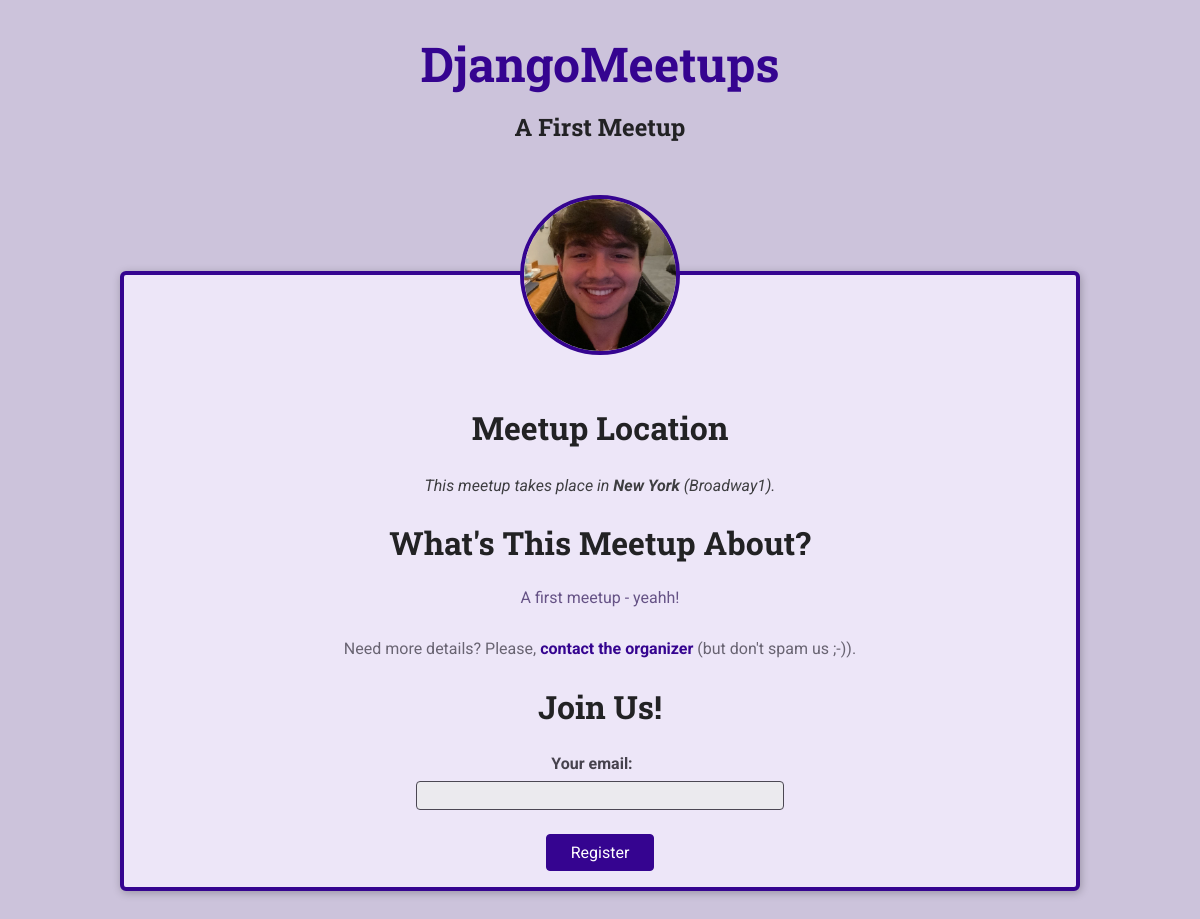
Page /meetups/a-first-meetup on the earlier database version.
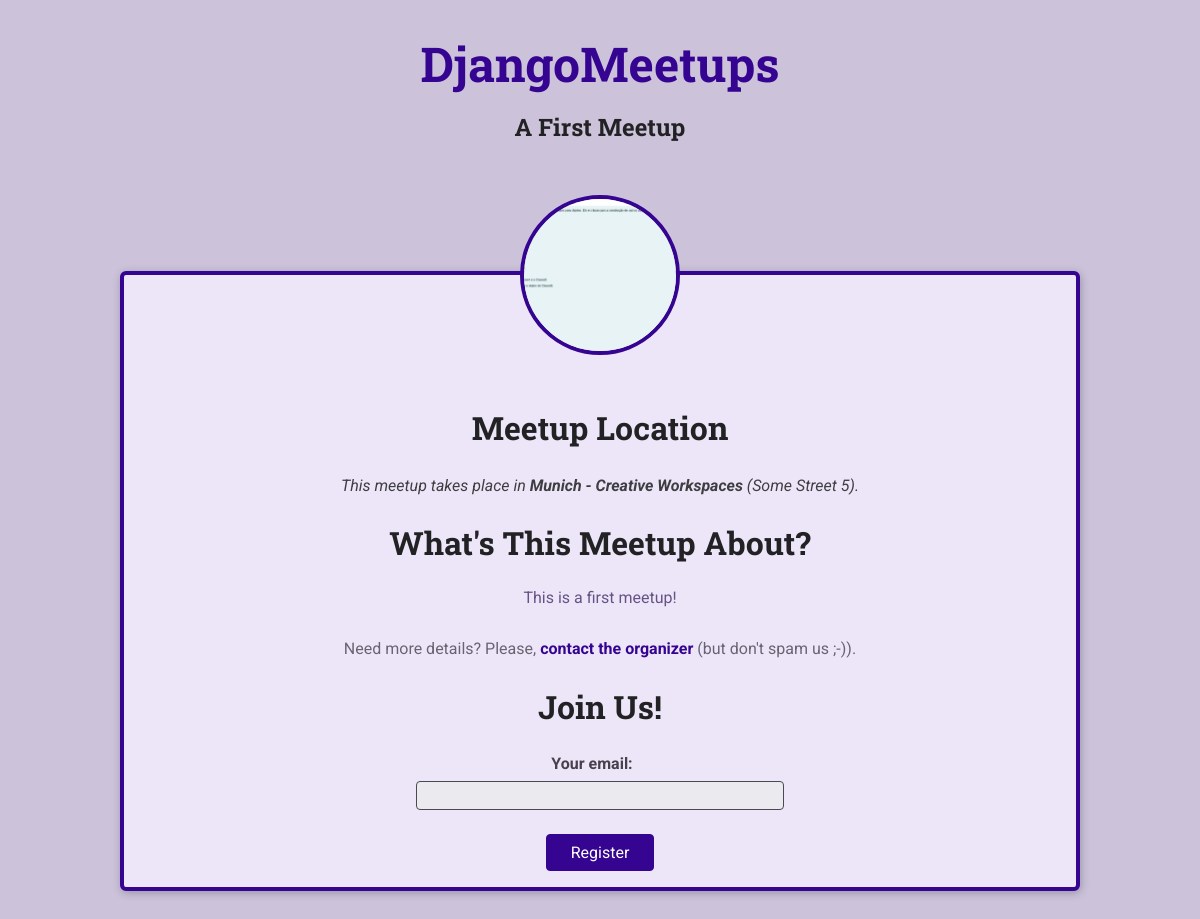
Same page on the later database version.
### meetups/models.py (models this page shows, shortened)
class Meetup(models.Model):
    slug = models.SlugField(unique=True)
    title = models.CharField(max_length=200)
    organizer_email = models.EmailField()
    date = models.DateField()
    description = models.TextField()
    image = models.ImageField(upload_to='images')
    location = models.ForeignKey(Location, on_delete=models.CASCADE)
    participants = models.ManyToManyField(Participant, blank=True)

class Location(models.Model):
    name = models.CharField(max_length=200)
    address = models.CharField(max_length=300)

### meetups/views.py (the view, shortened to what this page needs)
# urls.py: path('meetups/<slug:meetup_slug>', views.meetup__details, name='meetup-detail'),
def meetup__details(request, meetup_slug):
    try:
        selected_meetup = Meetup.objects.get(slug=meetup_slug)
        if request.method == 'GET':
            registration_form = RegistrationForm()
        return render(request, 'meetups/meetup-details.html', {
                'meetup_found': True,
                'meetup': selected_meetup,
                'form': registration_form
        })
    except Exception as exception:
        return render(request, 'meetups/meetup-details.html', {
            'meetup_found': False
        })

### meetups/forms.py
class RegistrationForm(forms.Form):
    email = forms.EmailField(label='Your email')

### meetups/templates/meetups/meetup-details.html (shortened to what this page needs)
{% extends 'base.html' %}
{% load static %}
{% block css_files %}
    <link rel="stylesheet" href="{% static 'meetups/styles/meetup-details.css' %}">
{% endblock css_files %}
{% block main_heading %}
    {{ meetup.title }}
{% endblock main_heading %}
{% block content %}
{% if meetup_found %}
    <article>
w        <img id="main-image" src="{{ meetup.image.url }}" alt="{{ meetup.title }}">
        <section id="location">
            <h2>Meetup Location</h2>
            <address>This meetup takes place in <span>{{ meetup.location.name }}</span> ({{ meetup.location.address }}).</address>
        </section>
        <section id="details">
            <h2>What's This Meetup About?</h2>
            <p>{{ meetup.description }}</p>
            <footer>
                <p>Need more details? Please, <a href="mailto:{{ meetup.organizer_email }}">contact the organizer</a> (but don't spam us ;-)).</p>
            </footer>
        </section>
        <section id="registration">
            <h2>Join Us!</h2>
            <form action="{% url 'meetup-detail' meetup.slug %}" method="POST">
                <ul>
                    {{ form.as_ul }}
                </ul>
                <div id="registration-actions">
                    <button>Register</button>
                </div>
            </form>
        </section>
    </article>
{% else %}
<p>No meetup found for this slug, sorry!</p>
{% endif %}
{% endblock content %}

### templates/base.html (shortened to what this page needs)
{% load static %}
<!DOCTYPE html>
<html lang="en">
<head>
    <link rel="stylesheet" href="{% static 'base.css' %}">
    {% block css_files %}{% endblock css_files %}
</head>
<body>
    <header id="main-header">
        <nav>
            <a href="/meetups" id="main-logo">DjangoMeetups</a>
        </nav>
        <h1>{% block main_heading %}{% endblock main_heading %}</h1>
    </header>
    <main>
        {% block content %}
        {% endblock content %}
    </main>
</body>
</html>

### static/base.css (style rules this page uses)
* { box-sizing: border-box; }
body { font-family: 'Roboto', sans-serif; margin: 0; background-color: #ccc3db; color: #3e3e41; }
h1, h2, h3 { font-family: 'Roboto Slab', sans-serif; color: #222224; }
button, .btn { cursor: pointer; font: inherit; padding: 0.5rem 1.5rem; background-color: #350490; border: 1px solid #350490; color: white; border-radius: 4px; text-decoration: none; }
#main-header { width: 100%; text-align: center; padding: 2rem 0; }
#main-header h1 { font-size: 1.5rem; }
#main-logo { font-size: 3rem; font-family: 'Roboto Slab', sans-serif; text-decoration: none; color: #350490; font-weight: bold; }

### meetups/static/meetups/styles/meetup-details.css (style rules this page uses)
article { max-width: 60rem; margin: 5rem auto; border-radius: 6px; background-color: #ede6f8; border: 4px solid #350490; box-shadow: 1px 2px 8px rgba(0, 0, 0, 0.25); position: relative; padding: 1rem; text-align: center; }
#main-image { width: 10rem; height: 10rem; object-fit: cover; position: absolute; top: -5rem; left: calc(50% - 5rem); border-radius: 50%; border: 4px solid #350490; }
section:first-of-type { margin-top: 6rem; }
h2 { font-size: 2rem; }
address span { font-weight: bold; }
#details h2 { margin-bottom: 0.5rem; }
#details > p { color: #665386; padding: 1rem; border-radius: 4px; max-width: 80%; margin: auto; }
#details footer { color: #696472; }
#details footer a { color: #350490; text-decoration: none; font-weight: bold; }
#registration ul { list-style: none; margin: 0; padding: 0; }
#registration label { font-weight: bold; color: #46424d; margin-right: 1rem; display: block; margin-bottom: 0.5rem; }
#registration input { font: inherit; width: 40%; background-color: #ebeaee; border: 1px solid #4b4753; border-radius: 4px; padding: 0.25rem; }
#registration-actions { margin-top: 1.5rem; }

Differences in the rows shown:
changed Meetup "A First Meetup": image: a different picture; location.name "New York" → "Munich - Creative Workspaces"; location.address "Broadway1" → "Some Street 5"; description "A first meetup - yeahh!" → "This is a first meetup!"
